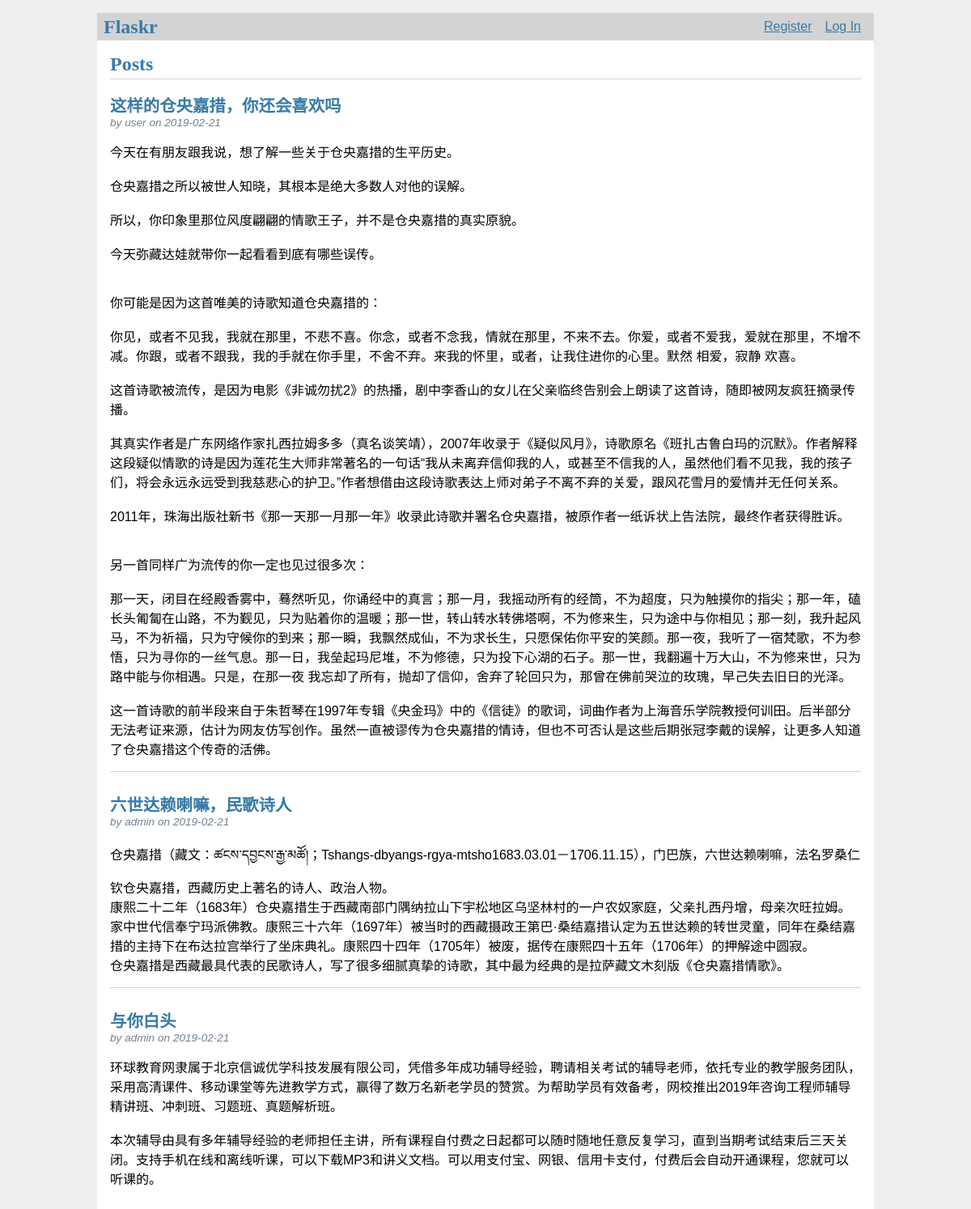
The page / on the database its author committed.
### tables this page shows
CREATE TABLE post (
  id INTEGER PRIMARY KEY AUTOINCREMENT,
  author_id INTEGER NOT NULL,
  created TIMESTAMP NOT NULL DEFAULT CURRENT_TIMESTAMP,
  title TEXT NOT NULL,
  body TEXT NOT NULL,
  FOREIGN KEY (author_id) REFERENCES user (id)
);

CREATE TABLE user (
  id INTEGER PRIMARY KEY AUTOINCREMENT,
  username TEXT UNIQUE NOT NULL,
  password TEXT NOT NULL
);

### flaskr/blog.py (the view)
@bp.route('/')
def index():
    db = get_db()
    posts = db.execute(
        'SELECT p.id, title, body, created, author_id, username'
        ' FROM post p JOIN user u ON p.author_id = u.id'
        ' ORDER BY created DESC'
    ).fetchall()
    return render_template('blog/index.html', posts=posts)

### flaskr/auth.py (called while the page is built)
@bp.before_app_request
def load_logged_in_user():
    user_id = session.get('user_id')
    if user_id is None:
        g.user = None
    else:
        g.user = get_db().execute(
            'SELECT * FROM user WHERE id = ?', (user_id,)
        ).fetchone()

### flaskr/db.py (called while the page is built)
def get_db():
    if 'db' not in g:
        g.db = sqlite3.connect(
            current_app.config['DATABASE'],
            detect_types=sqlite3.PARSE_DECLTYPES
        )
        g.db.row_factory = sqlite3.Row
    return g.db

### flaskr/templates/blog/index.html (shortened to what this page needs)
{% extends 'base.html' %}
{% block header %}
  <h1>{% block title %}Posts{% endblock %}</h1>
{% endblock %}
{% block content %}
  {% for post in posts %}
    <article class="post">
      <header>
        <div>
          <h1>{{ post['title'] }}</h1>
          <div class="about">by {{ post['username'] }} on {{ post['created'].strftime('%Y-%m-%d') }}</div>
        </div>
      </header>
      <p class="body">{{ post['body'] }}</p>
    </article>
    {% if not loop.last %}
      <hr>
    {% endif %}
  {% endfor %}
{% endblock %}

### flaskr/templates/base.html (shortened to what this page needs)
<!doctype html>
<link rel="stylesheet" href="{{ url_for('static', filename='style.css') }}">
<nav>
  <h1>Flaskr</h1>
  <ul>
    {% if g.user %}
      <li><span>{{ g.user['username'] }}</span>
      <li><a href="{{ url_for('auth.logout') }}">Log Out</a>
    {% else %}
      <li><a href="{{ url_for('auth.register') }}">Register</a>
      <li><a href="{{ url_for('auth.login') }}">Log In</a>
    {% endif %}
  </ul>
</nav>
<section class="content">
  <header>
    {% block header %}{% endblock %}
  </header>
  {% block content %}{% endblock %}
</section>

### flaskr/static/style.css (style rules this page uses)
h1 { font-family: serif; color: #377ba8; margin: 1rem 0; }
a { color: #377ba8; }
hr { border: none; border-top: 1px solid lightgray; }
nav { background: lightgray; display: flex; align-items: center; padding: 0 0.5rem; }
nav h1 { flex: auto; margin: 0; }
nav ul { display: flex; list-style: none; margin: 0; padding: 0; }
nav ul li a, nav ul li span, header .action { display: block; padding: 0.5rem; }
.content { padding: 0 1rem 1rem; }
.content > header { border-bottom: 1px solid lightgray; display: flex; align-items: flex-end; }
.content > header h1 { flex: auto; margin: 1rem 0 0.25rem 0; }
.post > header { display: flex; align-items: flex-end; font-size: 0.85em; }
.post > header > div:first-of-type { flex: auto; }
.post > header h1 { font-size: 1.5em; margin-bottom: 0; }
.post .about { color: slategray; font-style: italic; }
.post .body { white-space: pre-line; }
.content:last-child { margin-bottom: 0; }

### rows shown on the page
post: title "这样的仓央嘉措，你还会喜欢吗", username "user", created "2019-02-21", body "今天在有朋友跟我说，想了解一些关于仓央嘉措的生平历史。 仓央嘉措之所以被世人知晓，其根本是绝大多数人对他的误解。 所以，你印象里那位风度翩翩的情歌王子，并不是仓央嘉措的真实原貌。 今天弥藏达娃就带你一起看看到底有哪些误传。 你可能是因为这首唯美的诗歌知道仓央嘉措的： 你见，或者不见我，我就在那里，不悲不喜。你念，或者不念我，情就在那里，不来不去。你爱，或者不爱我，爱就在那里，不增不减。你跟，或者不跟我，我的手就在你手里，不舍不弃。来我的怀里，或者，让我住进你的心里。默然 相爱，寂静 欢喜。 这首诗歌被流传，是因为电影《非诚勿扰2》的热播，剧中李香山的女儿在父亲临终告别会上朗读了这首诗，随即被网友疯狂摘录传播。 其真实作者是广东网络作家扎西拉姆多多（真名谈笑靖），2007年收录于《疑似风月》，诗歌原名《班扎古鲁白玛的沉默》。作者解释这段疑似情歌的诗是因为莲花生大师非常著名的一句话“我从未离弃信仰我的人，或甚至不信我的人，虽然他们看不见我，我的孩子们，将会永远永远受到我慈悲心的护卫。”作者想借由这段诗歌表达上师对弟子不离不弃的关爱，跟风花雪月的爱情并无任何关系。 2011年，珠海出版社新书《那一天那一月那一年》收录此诗歌并署名仓央嘉措，被原作者一纸诉状上告法院，最终作者获得胜诉。 另一首同样广为流传的你一定也见过很多次：…"
post: title "六世达赖喇嘛，民歌诗人", username "admin", created "2019-02-21", body "仓央嘉措（藏文：ཚངས་དབྱངས་རྒྱ་མཚོ།；Tshangs-dbyangs-rgya-mtsho1683.03.01－1706.11.15），门巴族，六世达赖喇嘛，法名罗桑仁钦仓央嘉措，西藏历史上著名的诗人、政治人物。 康熙二十二年（1683年）仓央嘉措生于西藏南部门隅纳拉山下宇松地区乌坚林村的一户农奴家庭，父亲扎西丹增，母亲次旺拉姆。家中世代信奉宁玛派佛教。康熙三十六年（1697年）被当时的西藏摄政王第巴·桑结嘉措认定为五世达赖的转世灵童，同年在桑结嘉措的主持下在布达拉宫举行了坐床典礼。康熙四十四年（1705年）被废，据传在康熙四十五年（1706年）的押解途中圆寂。 仓央嘉措是西藏最具代表的民歌诗人，写了很多细腻真挚的诗歌，其中最为经典的是拉萨藏文木刻版《仓央嘉措情歌》。"
post: title "与你白头", username "admin", created "2019-02-21", body "环球教育网隶属于北京信诚优学科技发展有限公司，凭借多年成功辅导经验，聘请相关考试的辅导老师，依托专业的教学服务团队，采用高清课件、移动课堂等先进教学方式，赢得了数万名新老学员的赞赏。为帮助学员有效备考，网校推出2019年咨询工程师辅导精讲班、冲刺班、习题班、真题解析班。 本次辅导由具有多年辅导经验的老师担任主讲，所有课程自付费之日起都可以随时随地任意反复学习，直到当期考试结束后三天关闭。支持手机在线和离线听课，可以下载MP3和讲义文档。可以用支付宝、网银、信用卡支付，付费后会自动开通课程，您就可以听课的。"
